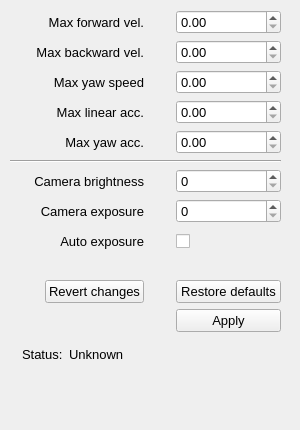
     <widget class="QWidget" name="tab_2">
      <attribute name="title">
       <string>Settings</string>
      </attribute>
      <widget class="QWidget" name="verticalLayoutWidget">
       <property name="geometry">
        <rect>
         <x>10</x>
         <y>10</y>
         <width>281</width>
         <height>411</height>
        </rect>
       </property>
       <layout class="QVBoxLayout" name="verticalLayout_2">
        <property name="rightMargin">
         <number>10</number>
        </property>
        <item>
         <layout class="QGridLayout" name="gridLayout_2">
          <item row="0" column="3">
           <widget class="QDoubleSpinBox" name="doubleSpinBoxFwVel">
            <property name="sizePolicy">
             <sizepolicy hsizetype="Expanding" vsizetype="Fixed">
              <horstretch>0</horstretch>
              <verstretch>0</verstretch>
             </sizepolicy>
            </property>
            <property name="maximumSize">
             <size>
              <width>105</width>
              <height>16777215</height>
             </size>
            </property>
            <property name="font">
             <font>
              <pointsize>10</pointsize>
             </font>
            </property>
            <property name="decimals">
             <number>2</number>
            </property>
            <property name="maximum">
             <double>5.000000000000000</double>
            </property>
            <property name="singleStep">
             <double>0.100000000000000</double>
            </property>
            <property name="value">
             <double>0.000000000000000</double>
            </property>
           </widget>
          </item>
          <item row="9" column="3">
           <widget class="QCheckBox" name="checkBoxCamAutoExp">
            <property name="font">
             <font>
              <pointsize>10</pointsize>
             </font>
            </property>
            <property name="text">
             <string/>
            </property>
           </widget>
          </item>
          <item row="10" column="1">
           <spacer name="verticalSpacer">
            <property name="orientation">
             <enum>Qt::Vertical</enum>
            </property>
            <property name="sizeType">
             <enum>QSizePolicy::Fixed</enum>
            </property>
            <property name="sizeHint" stdset="0">
             <size>
              <width>20</width>
              <height>20</height>
             </size>
            </property>
           </spacer>
          </item>
          <item row="0" column="2">
           <spacer name="horizontalSpacer_3">
            <property name="orientation">
             <enum>Qt::Horizontal</enum>
            </property>
            <property name="sizeType">
             <enum>QSizePolicy::Fixed</enum>
            </property>
            <property name="sizeHint" stdset="0">
             <size>
              <width>20</width>
              <height>10</height>
             </size>
            </property>
           </spacer>
          </item>
          <item row="1" column="3">
           <widget class="QDoubleSpinBox" name="doubleSpinBoxBwVel">
            <property name="sizePolicy">
             <sizepolicy hsizetype="Expanding" vsizetype="Fixed">
              <horstretch>0</horstretch>
              <verstretch>0</verstretch>
             </sizepolicy>
            </property>
            <property name="maximumSize">
             <size>
              <width>105</width>
              <height>16777215</height>
             </size>
            </property>
            <property name="font">
             <font>
              <pointsize>10</pointsize>
             </font>
            </property>
            <property name="decimals">
             <number>2</number>
            </property>
            <property name="maximum">
             <double>5.000000000000000</double>
            </property>
            <property name="singleStep">
             <double>0.100000000000000</double>
            </property>
            <property name="value">
             <double>0.000000000000000</double>
            </property>
           </widget>
          </item>
          <item row="5" column="3">
           <widget class="QDoubleSpinBox" name="doubleSpinBoxYawAcc">
            <property name="sizePolicy">
             <sizepolicy hsizetype="Expanding" vsizetype="Fixed">
              <horstretch>0</horstretch>
              <verstretch>0</verstretch>
             </sizepolicy>
            </property>
            <property name="maximumSize">
             <size>
              <width>105</width>
              <height>16777215</height>
             </size>
            </property>
            <property name="font">
             <font>
              <pointsize>10</pointsize>
             </font>
            </property>
            <property name="decimals">
             <number>2</number>
            </property>
            <property name="maximum">
             <double>5.000000000000000</double>
            </property>
            <property name="singleStep">
             <double>0.100000000000000</double>
            </property>
            <property name="value">
             <double>0.000000000000000</double>
            </property>
           </widget>
          </item>
          <item row="3" column="3">
           <widget class="QDoubleSpinBox" name="doubleSpinBoxLinearAcc">
            <property name="sizePolicy">
             <sizepolicy hsizetype="Expanding" vsizetype="Fixed">
              <horstretch>0</horstretch>
              <verstretch>0</verstretch>
             </sizepolicy>
            </property>
            <property name="maximumSize">
             <size>
              <width>105</width>
              <height>16777215</height>
             </size>
            </property>
            <property name="font">
             <font>
              <pointsize>10</pointsize>
             </font>
            </property>
            <property name="decimals">
             <number>2</number>
            </property>
            <property name="minimum">
             <double>0.000000000000000</double>
            </property>
            <property name="maximum">
             <double>5.000000000000000</double>
            </property>
            <property name="singleStep">
             <double>0.100000000000000</double>
            </property>
            <property name="value">
             <double>0.000000000000000</double>
            </property>
           </widget>
          </item>
          <item row="2" column="3">
           <widget class="QDoubleSpinBox" name="doubleSpinBoxYawSpd">
            <property name="sizePolicy">
             <sizepolicy hsizetype="Expanding" vsizetype="Fixed">
              <horstretch>0</horstretch>
              <verstretch>0</verstretch>
             </sizepolicy>
            </property>
            <property name="maximumSize">
             <size>
              <width>105</width>
              <height>16777215</height>
             </size>
            </property>
            <property name="font">
             <font>
              <pointsize>10</pointsize>
             </font>
            </property>
            <property name="decimals">
             <number>2</number>
            </property>
            <property name="maximum">
             <double>5.000000000000000</double>
            </property>
            <property name="singleStep">
             <double>0.100000000000000</double>
            </property>
            <property name="value">
             <double>0.000000000000000</double>
            </property>
           </widget>
          </item>
          <item row="8" column="3">
           <widget class="QDoubleSpinBox" name="doubleSpinBoxCamExp">
            <property name="sizePolicy">
             <sizepolicy hsizetype="Expanding" vsizetype="Fixed">
              <horstretch>0</horstretch>
              <verstretch>0</verstretch>
             </sizepolicy>
            </property>
            <property name="maximumSize">
             <size>
              <width>105</width>
              <height>16777215</height>
             </size>
            </property>
            <property name="font">
             <font>
              <pointsize>10</pointsize>
             </font>
            </property>
            <property name="decimals">
             <number>0</number>
            </property>
            <property name="maximum">
             <double>255.000000000000000</double>
            </property>
           </widget>
          </item>
          <item row="11" column="1">
           <widget class="QPushButton" name="pushButtonSettingRevert">
            <property name="font">
             <font>
              <pointsize>10</pointsize>
             </font>
            </property>
            <property name="toolTip">
             <string>Revert all changes that haven't not been applied.</string>
            </property>
            <property name="text">
             <string>Revert changes</string>
            </property>
           </widget>
          </item>
          <item row="7" column="3">
           <widget class="QDoubleSpinBox" name="doubleSpinBoxCamBright">
            <property name="sizePolicy">
             <sizepolicy hsizetype="Expanding" vsizetype="Fixed">
              <horstretch>0</horstretch>
              <verstretch>0</verstretch>
             </sizepolicy>
            </property>
            <property name="maximumSize">
             <size>
              <width>105</width>
              <height>16777215</height>
             </size>
            </property>
            <property name="font">
             <font>
              <pointsize>10</pointsize>
             </font>
            </property>
            <property name="decimals">
             <number>0</number>
            </property>
            <property name="maximum">
             <double>255.000000000000000</double>
            </property>
           </widget>
          </item>
          <item row="11" column="3">
           <widget class="QPushButton" name="pushButtonSettingRestore">
            <property name="minimumSize">
             <size>
              <width>105</width>
              <height>0</height>
             </size>
            </property>
            <property name="maximumSize">
             <size>
              <width>16777215</width>
              <height>16777215</height>
             </size>
            </property>
            <property name="font">
             <font>
              <pointsize>10</pointsize>
             </font>
            </property>
            <property name="toolTip">
             <string>Restore default values</string>
            </property>
            <property name="text">
             <string>Restore defaults</string>
            </property>
           </widget>
          </item>
          <item row="12" column="3">
           <widget class="QPushButton" name="pushButtonSettingApply">
            <property name="font">
             <font>
              <pointsize>10</pointsize>
             </font>
            </property>
            <property name="toolTip">
             <string>Apply changes</string>
            </property>
            <property name="text">
             <string>Apply</string>
            </property>
           </widget>
          </item>
          <item row="11" column="0">
           <spacer name="horizontalSpacer">
            <property name="orientation">
             <enum>Qt::Horizontal</enum>
            </property>
            <property name="sizeHint" stdset="0">
             <size>
              <width>40</width>
              <height>20</height>
             </size>
            </property>
           </spacer>
          </item>
          <item row="9" column="0" colspan="2">
           <widget class="QLabel" name="label_16">
            <property name="font">
             <font>
              <pointsize>10</pointsize>
             </font>
            </property>
            <property name="text">
             <string>Auto exposure</string>
            </property>
            <property name="alignment">
             <set>Qt::AlignRight|Qt::AlignTrailing|Qt::AlignVCenter</set>
            </property>
           </widget>
          </item>
          <item row="8" column="0" colspan="2">
           <widget class="QLabel" name="label_15">
            <property name="font">
             <font>
              <pointsize>10</pointsize>
             </font>
            </property>
            <property name="text">
             <string>Camera exposure</string>
            </property>
            <property name="alignment">
             <set>Qt::AlignRight|Qt::AlignTrailing|Qt::AlignVCenter</set>
            </property>
           </widget>
          </item>
          <item row="7" column="0" colspan="2">
           <widget class="QLabel" name="label_14">
            <property name="font">
             <font>
              <pointsize>10</pointsize>
             </font>
            </property>
            <property name="text">
             <string>Camera brightness</string>
            </property>
            <property name="alignment">
             <set>Qt::AlignRight|Qt::AlignTrailing|Qt::AlignVCenter</set>
            </property>
           </widget>
          </item>
          <item row="5" column="0" colspan="2">
           <widget class="QLabel" name="label_13">
            <property name="font">
             <font>
              <pointsize>10</pointsize>
             </font>
            </property>
            <property name="text">
             <string>Max yaw acc.</string>
            </property>
            <property name="alignment">
             <set>Qt::AlignRight|Qt::AlignTrailing|Qt::AlignVCenter</set>
            </property>
           </widget>
          </item>
          <item row="6" column="0" colspan="4">
           <widget class="Line" name="line">
            <property name="orientation">
             <enum>Qt::Horizontal</enum>
            </property>
           </widget>
          </item>
          <item row="3" column="0" colspan="2">
           <widget class="QLabel" name="label_12">
            <property name="font">
             <font>
              <pointsize>10</pointsize>
             </font>
            </property>
            <property name="text">
             <string>Max linear acc.</string>
            </property>
            <property name="alignment">
             <set>Qt::AlignRight|Qt::AlignTrailing|Qt::AlignVCenter</set>
            </property>
           </widget>
          </item>
          <item row="2" column="0" colspan="2">
           <widget class="QLabel" name="label_11">
            <property name="font">
             <font>
              <pointsize>10</pointsize>
             </font>
            </property>
            <property name="text">
             <string>Max yaw speed</string>
            </property>
            <property name="alignment">
             <set>Qt::AlignRight|Qt::AlignTrailing|Qt::AlignVCenter</set>
            </property>
           </widget>
          </item>
          <item row="1" column="0" colspan="2">
           <widget class="QLabel" name="label_7">
            <property name="font">
             <font>
              <pointsize>10</pointsize>
             </font>
            </property>
            <property name="text">
             <string>Max backward vel.</string>
            </property>
            <property name="alignment">
             <set>Qt::AlignRight|Qt::AlignTrailing|Qt::AlignVCenter</set>
            </property>
           </widget>
          </item>
          <item row="0" column="0" colspan="2">
           <widget class="QLabel" name="label_6">
            <property name="font">
             <font>
              <pointsize>10</pointsize>
             </font>
            </property>
            <property name="text">
             <string>Max forward vel.</string>
            </property>
            <property name="alignment">
             <set>Qt::AlignRight|Qt::AlignTrailing|Qt::AlignVCenter</set>
            </property>
           </widget>
          </item>
          <item row="9" column="2">
           <spacer name="verticalSpacer_2">
            <property name="orientation">
             <enum>Qt::Vertical</enum>
            </property>
            <property name="sizeType">
             <enum>QSizePolicy::Fixed</enum>
            </property>
            <property name="sizeHint" stdset="0">
             <size>
              <width>20</width>
              <height>25</height>
             </size>
            </property>
           </spacer>
          </item>
         </layout>
        </item>
        <item>
         <layout class="QFormLayout" name="formLayout_5">
          <property name="sizeConstraint">
           <enum>QLayout::SetNoConstraint</enum>
          </property>
          <property name="fieldGrowthPolicy">
           <enum>QFormLayout::AllNonFixedFieldsGrow</enum>
          </property>
          <property name="rowWrapPolicy">
           <enum>QFormLayout::DontWrapRows</enum>
          </property>
          <property name="labelAlignment">
           <set>Qt::AlignLeading|Qt::AlignLeft|Qt::AlignTop</set>
          </property>
          <property name="formAlignment">
           <set>Qt::AlignLeading|Qt::AlignLeft|Qt::AlignTop</set>
          </property>
          <property name="leftMargin">
           <number>12</number>
          </property>
          <property name="topMargin">
           <number>5</number>
          </property>
          <property name="rightMargin">
           <number>10</number>
          </property>
          <property name="bottomMargin">
           <number>5</number>
          </property>
          <item row="0" column="0">
           <widget class="QLabel" name="label_status_settings">
            <property name="maximumSize">
             <size>
              <width>60</width>
              <height>16777215</height>
             </size>
            </property>
            <property name="font">
             <font>
              <pointsize>10</pointsize>
              <weight>50</weight>
              <bold>false</bold>
             </font>
            </property>
            <property name="text">
             <string>Status:</string>
            </property>
           </widget>
          </item>
          <item row="0" column="1">
           <widget class="QLabel" name="status_settings">
            <property name="sizePolicy">
             <sizepolicy hsizetype="MinimumExpanding" vsizetype="Expanding">
              <horstretch>0</horstretch>
              <verstretch>0</verstretch>
             </sizepolicy>
            </property>
            <property name="maximumSize">
             <size>
              <width>500</width>
              <height>16777215</height>
             </size>
            </property>
            <property name="font">
             <font>
              <pointsize>10</pointsize>
              <weight>50</weight>
              <bold>false</bold>
             </font>
            </property>
            <property name="styleSheet">
             <string notr="true"/>
            </property>
            <property name="text">
             <string>Unknown</string>
            </property>
            <property name="wordWrap">
             <bool>true</bool>
            </property>
           </widget>
          </item>
         </layout>
        </item>
        <item>
         <spacer name="verticalSpacer_3">
          <property name="orientation">
           <enum>Qt::Vertical</enum>
          </property>
          <property name="sizeHint" stdset="0">
           <size>
            <width>20</width>
            <height>50</height>
           </size>
          </property>
         </spacer>
        </item>
       </layout>
      </widget>
     </widget>
